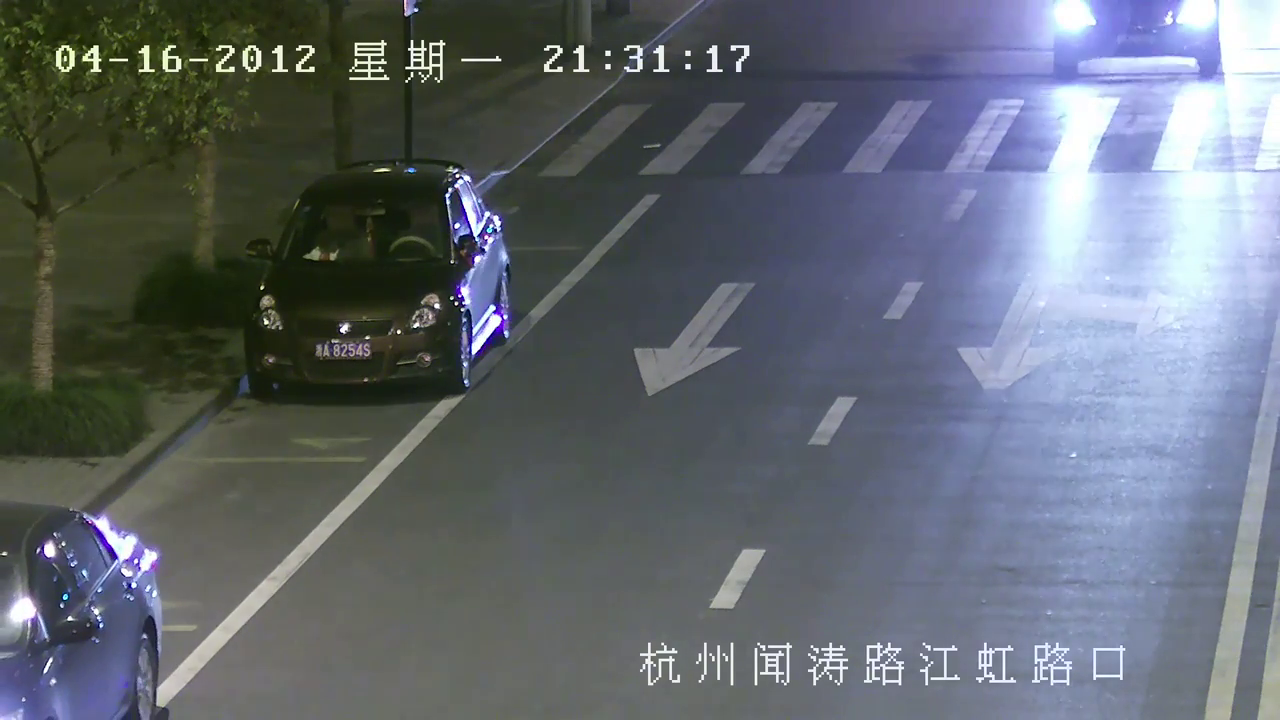
#> input picture frame 30 of vehicle counting/night.mp4, 1280 x 720 px
$ python main.py
#> lines starting #> are read from the running program, lines starting #| are printed output that depends on the picture
import cv2
import numpy as np
from time import sleep

largura_min=80 #Largura minima do retangulo
altura_min=80 #Altura minima do retangulo

offset=6 #Erro permitido entre pixel

pos_linha=550 #Posição da linha de contagem

delay= 60 #FPS do vídeo

detec = []
carros= 0


def pega_centro(x, y, w, h):
    x1 = int(w / 2)
    y1 = int(h / 2)
    cx = x + x1
    cy = y + y1
    return cx,cy

cap = cv2.VideoCapture('night.mp4')
subtracao = cv2.bgsegm.createBackgroundSubtractorMOG()

while True:
    ret , frame1 = cap.read()
#> frame1 is the input picture: shape (720, 1280, 3); mean B, G, R 112.9, 105.1, 98.8
    tempo = float(1/delay)
    sleep(tempo)
    grey = cv2.cvtColor(frame1,cv2.COLOR_BGR2GRAY)
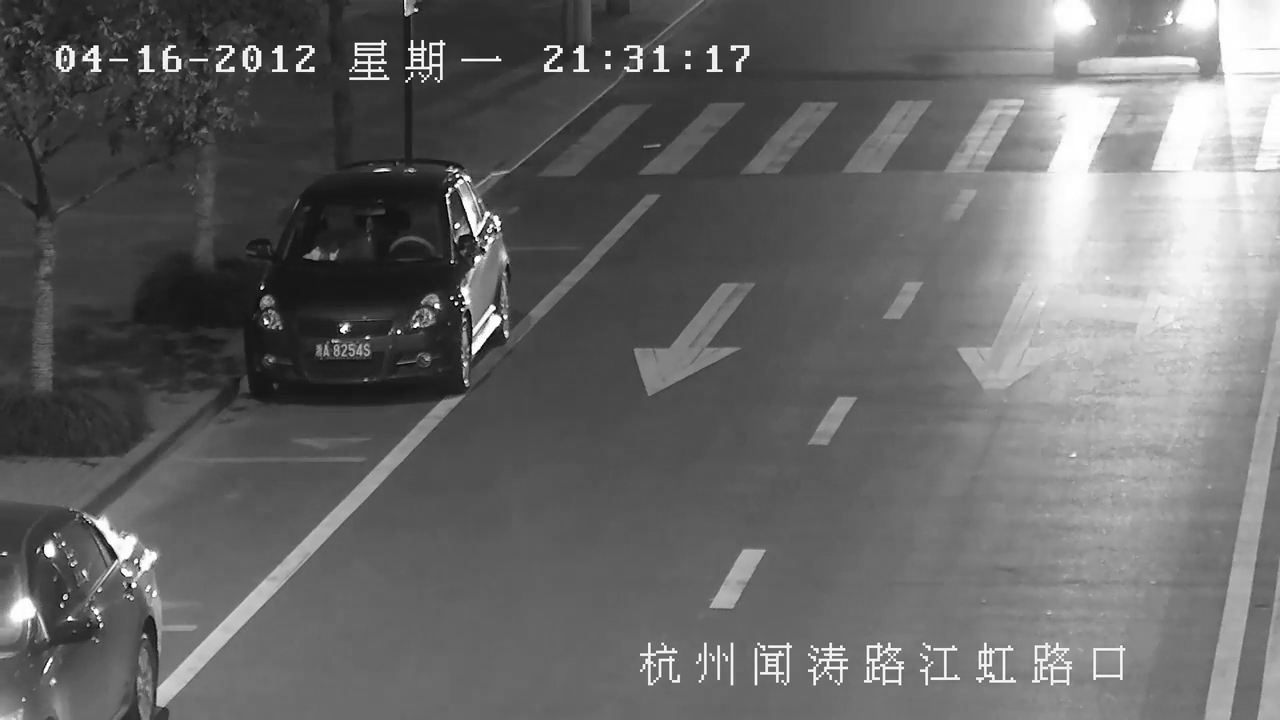
#> grey: shape (720, 1280); min 0, max 255, mean 104
    blur = cv2.GaussianBlur(grey,(3,3),5)
    img_sub = subtracao.apply(blur)
#> img_sub: shape (720, 1280); every value is 0
    dilat = cv2.dilate(img_sub,np.ones((5,5)))
    kernel = cv2.getStructuringElement(cv2.MORPH_ELLIPSE, (5, 5))
    dilatada = cv2.morphologyEx (dilat, cv2. MORPH_CLOSE , kernel)
    dilatada = cv2.morphologyEx (dilatada, cv2. MORPH_CLOSE , kernel)
    contorno,h=cv2.findContours(dilatada,cv2.RETR_TREE,cv2.CHAIN_APPROX_SIMPLE)
#> contorno = []; h = None

    cv2.line(frame1, (25, pos_linha), (1200, pos_linha), (255,127,0), 3)
    for(i,c) in enumerate(contorno):
        (x,y,w,h) = cv2.boundingRect(c)
        validar_contorno = (w >= largura_min) and (h >= altura_min)
        if not validar_contorno:
            continue

        cv2.rectangle(frame1,(x,y),(x+w,y+h),(0,255,0),2)
        centro = pega_centro(x, y, w, h)
        detec.append(centro)
        cv2.circle(frame1, centro, 4, (0, 0,255), -1)

        for (x,y) in detec:
            if y<(pos_linha+offset) and y>(pos_linha-offset):
                carros+=1
                cv2.line(frame1, (25, pos_linha), (1200, pos_linha), (0,127,255), 3)
                detec.remove((x,y))
                print("car is detected : "+str(carros))
#> this loop made 0 passes
#> after the loop, carros = 0; detec = []

    cv2.putText(frame1, "VEHICLE COUNT : "+str(carros), (450, 70), cv2.FONT_HERSHEY_SIMPLEX, 2, (0, 0, 255),5)
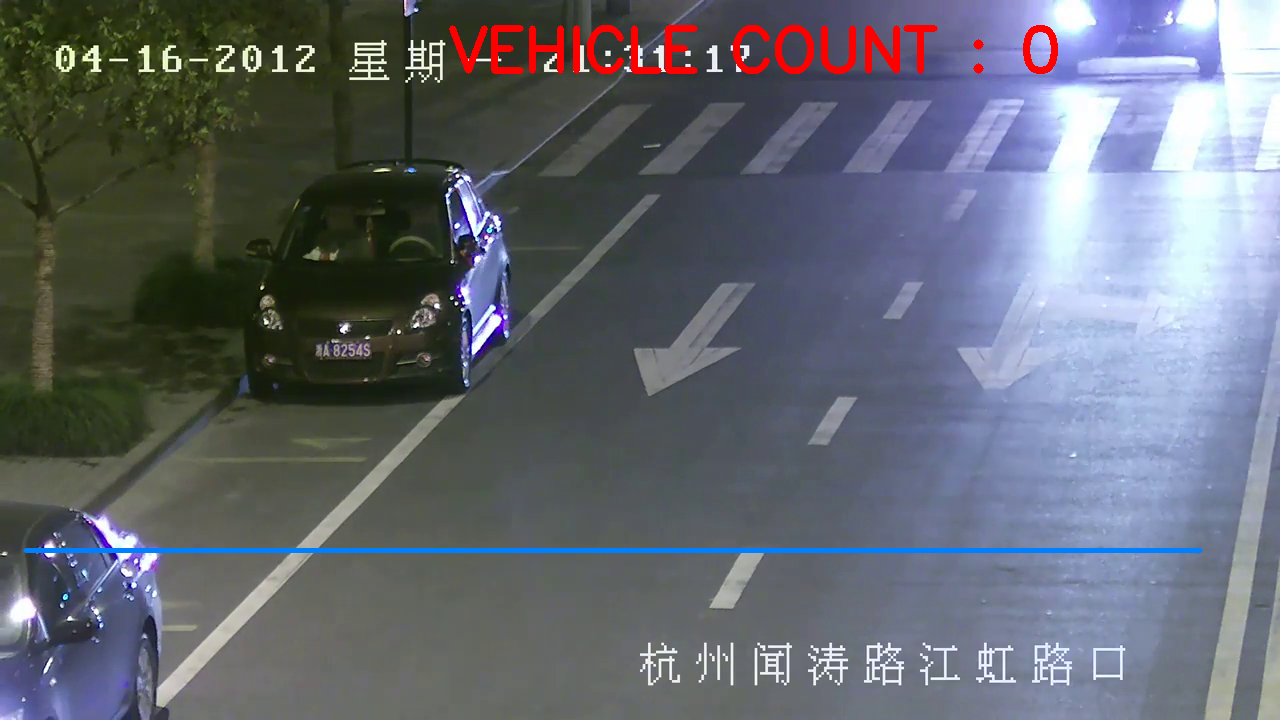
#> frame1: shape (720, 1280, 3); mean B, G, R 112.8, 104.3, 99.8
    cv2.imshow("Video Original" , frame1)
    cv2.imshow("Detectar",dilatada)

    if cv2.waitKey(1) == 27:
#> (key Esc is pressed here)
        break

cv2.destroyAllWindows()
cap.release()

$ run again, starting later in the video
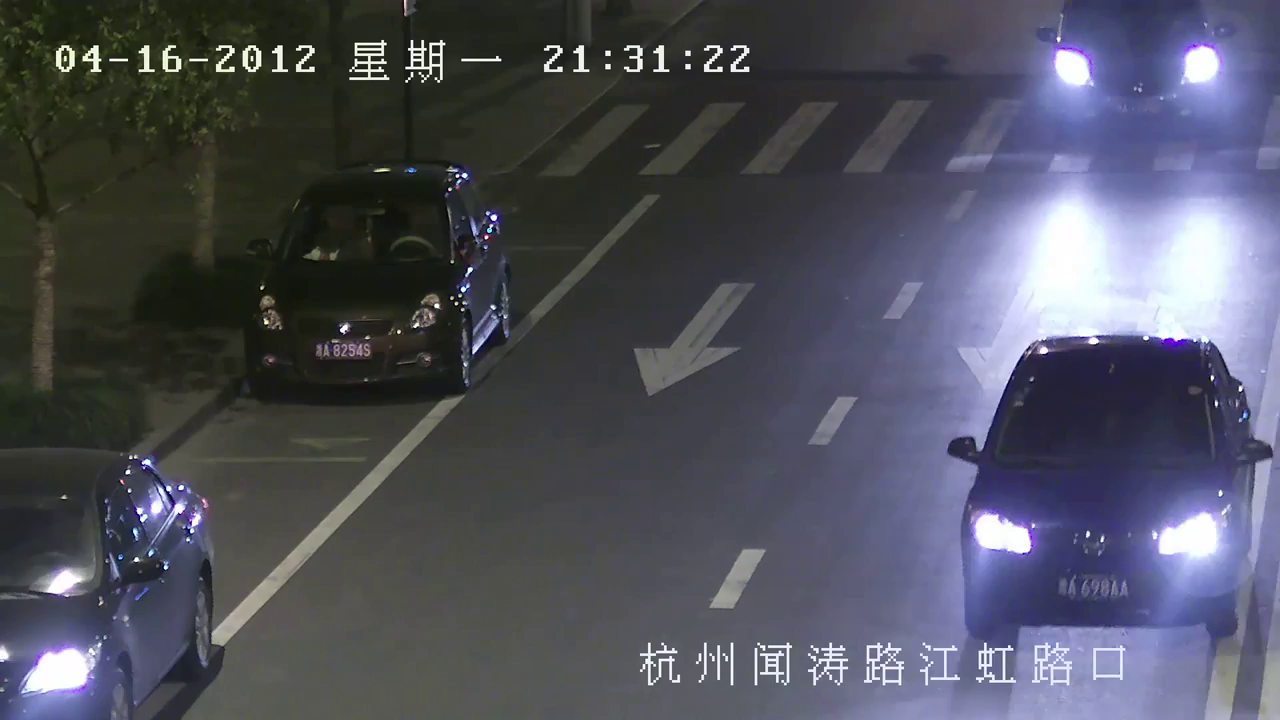
#> input picture frame 135 of vehicle counting/night.mp4, 1280 x 720 px
#> frame1 is the input picture: shape (720, 1280, 3); mean B, G, R 91.8, 80.5, 79.2
#> `grey = cv2.cvtColor(frame1,cv2.COLOR_BGR2GRAY)`:
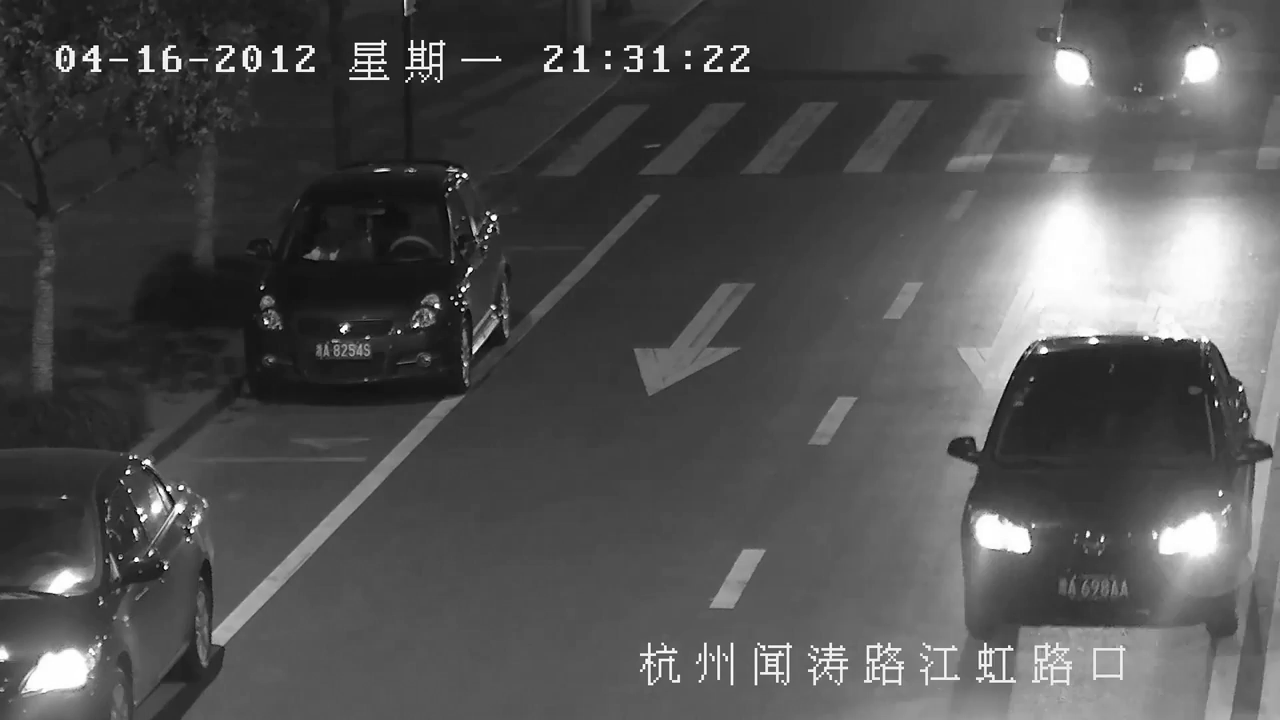
#> grey: shape (720, 1280); min 0, max 255, mean 81.4
#> img_sub: shape (720, 1280); every value is 0
#> contorno = []; h = None
#> after the loop `for(i,c) in enumerate(contorno):`: carros = 0; detec = []
#> `cv2.putText(frame1, "VEHICLE COUNT : "+str(carros), (450, 70), cv2.FON..`:
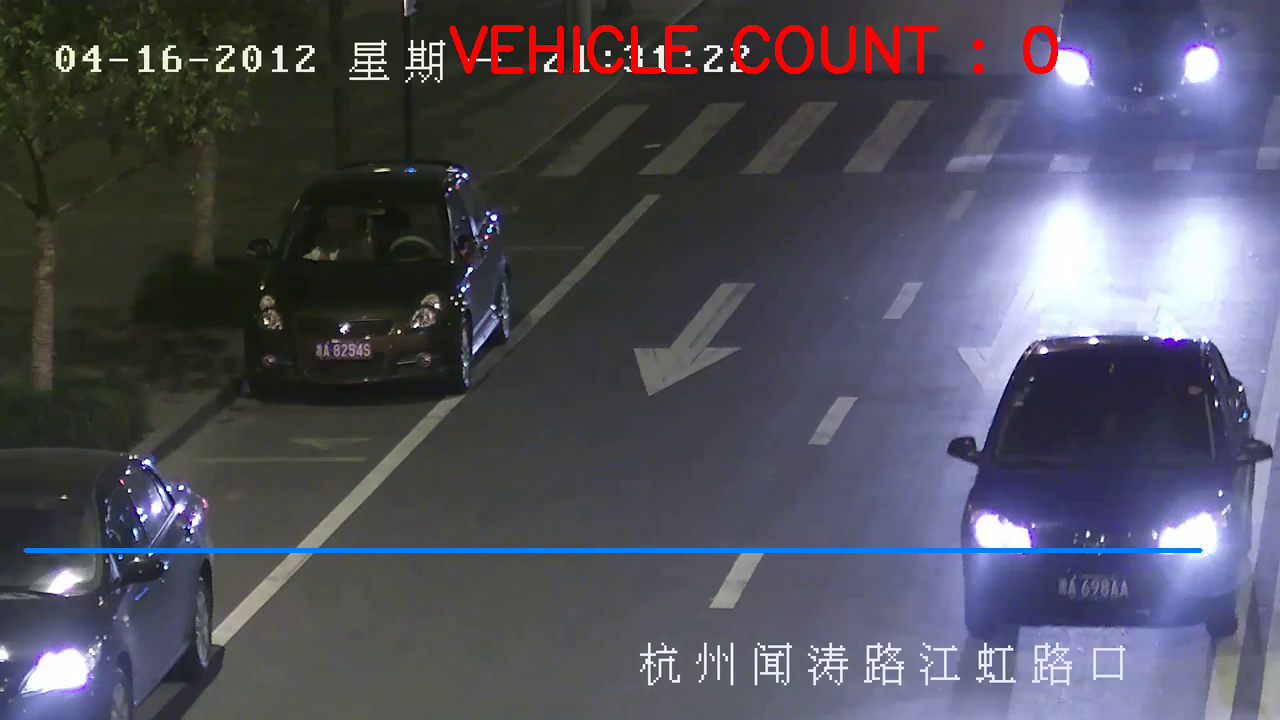
#> frame1: shape (720, 1280, 3); mean B, G, R 92.1, 80.1, 80.5

$ run again, starting later in the video
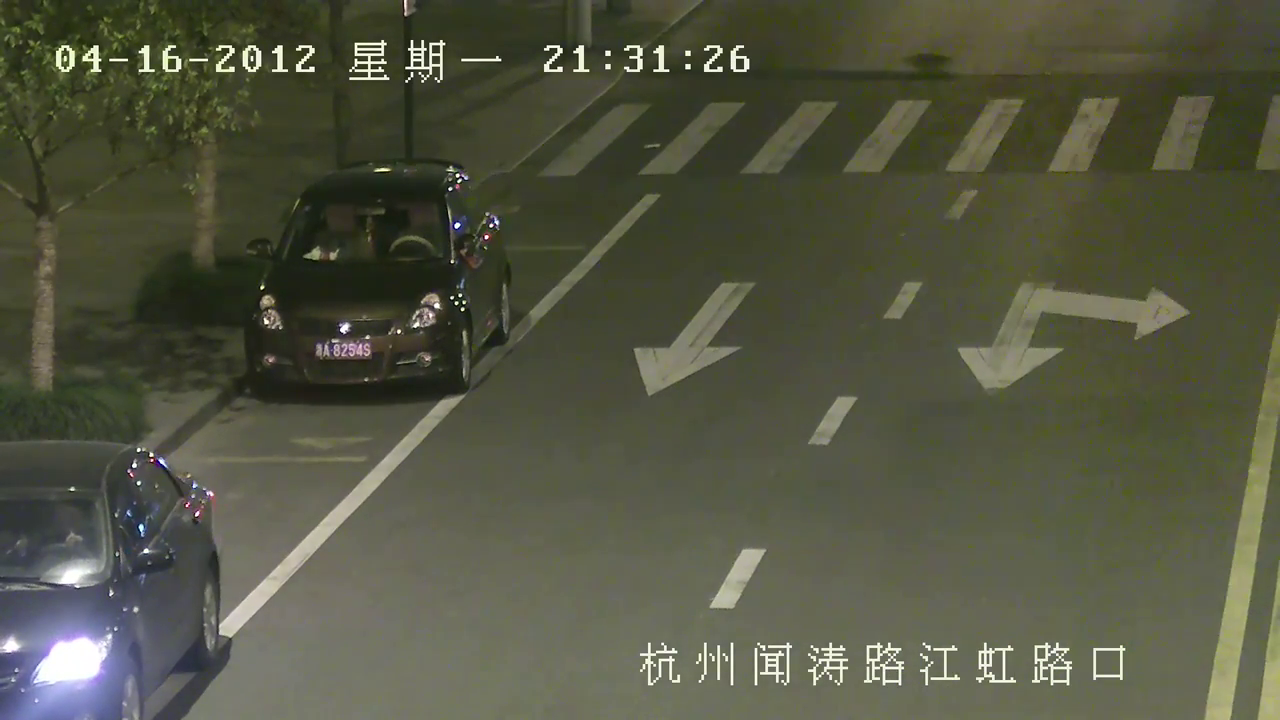
#> input picture frame 240 of vehicle counting/night.mp4, 1280 x 720 px
#> frame1 is the input picture: shape (720, 1280, 3); mean B, G, R 65.9, 85.2, 83.3
#> `grey = cv2.cvtColor(frame1,cv2.COLOR_BGR2GRAY)`:
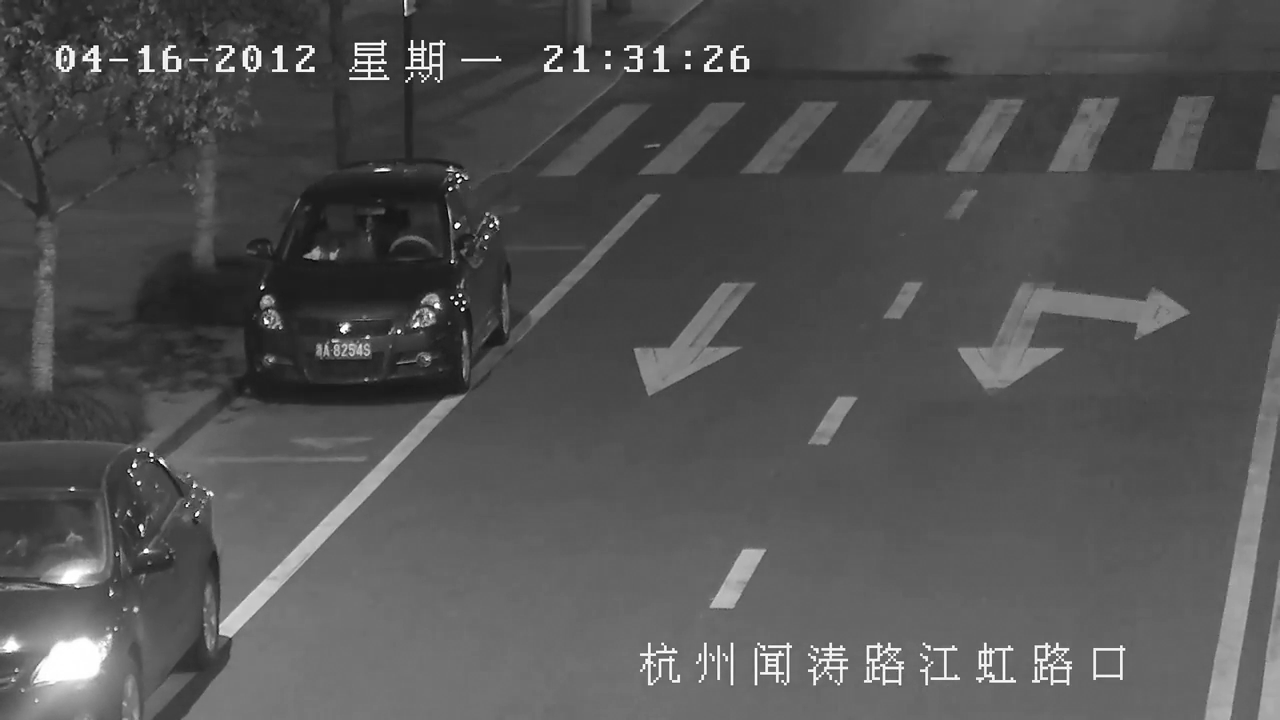
#> grey: shape (720, 1280); min 0, max 255, mean 82.4
#> img_sub: shape (720, 1280); every value is 0
#> contorno = []; h = None
#> after the loop `for(i,c) in enumerate(contorno):`: carros = 0; detec = []
#> `cv2.putText(frame1, "VEHICLE COUNT : "+str(carros), (450, 70), cv2.FON..`:
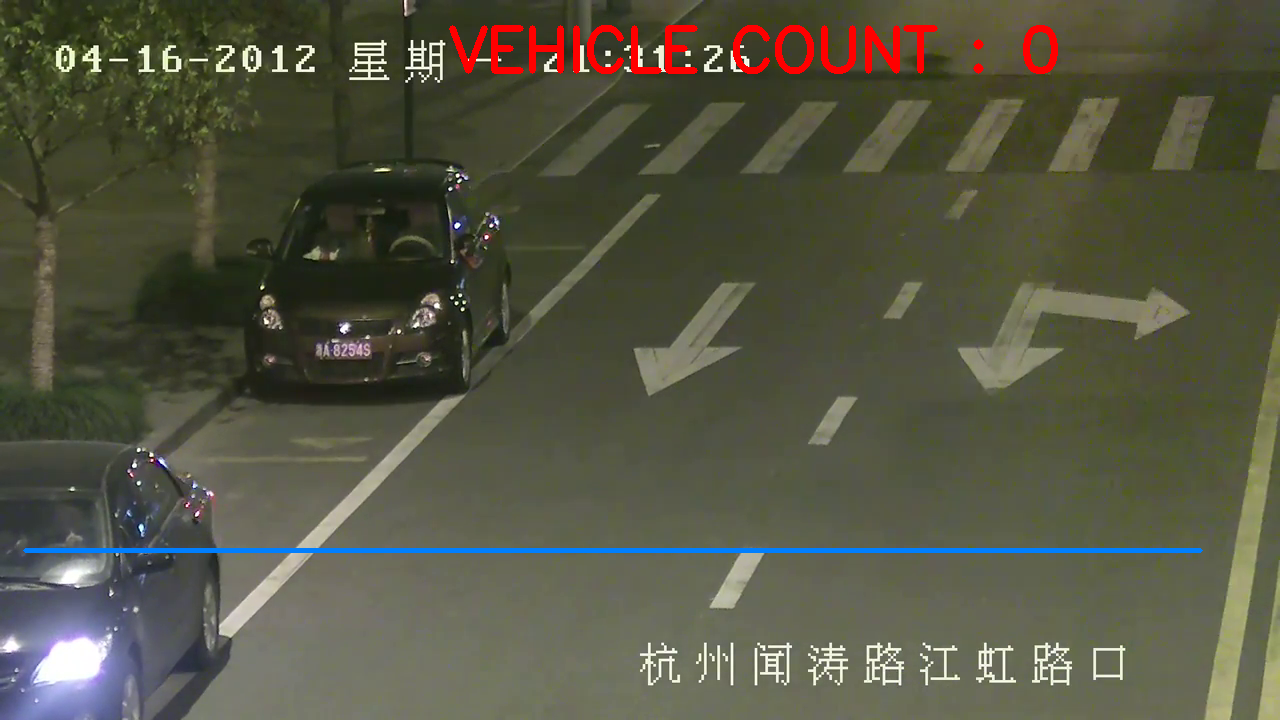
#> frame1: shape (720, 1280, 3); mean B, G, R 66.4, 84.6, 84.4
